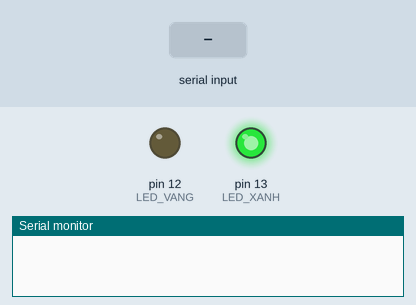
Recording of a sketch running on a simulated Arduino Uno, built with avr-gcc and run on an emulated ATmega328P. Parts: output pins drawn as LEDs (lit = HIGH), the last lines printed to the serial monitor. The test bench sets the inputs (shaded band).

Above: at 1.2 s.
1.3 s: "A\n" received over Serial
At 2.5 s:
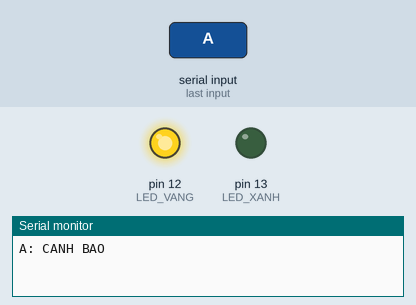
2.8 s: byte 69 ('E') received over Serial
At 3.9 s:
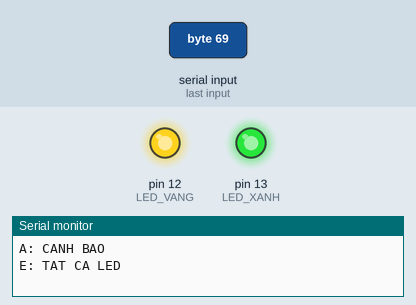
4.3 s: byte 66 ('B') received over Serial
At 5.0 s:
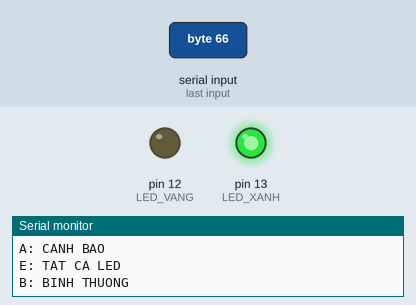
5.8 s: "a\n" received over Serial
At 6.2 s:
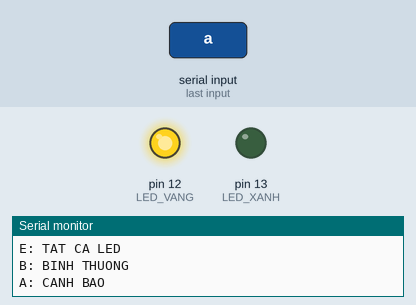
7.3 s: "B\n" received over Serial
At 8.5 s:
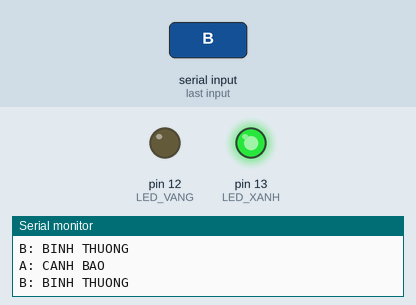
Timing chart, 0 to 9.8 s (numbered marks = the images above; inputs shaded):
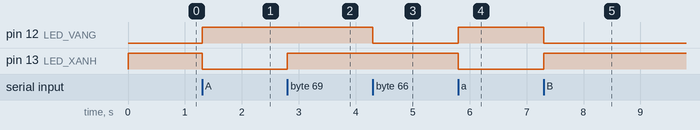

The sketch:

THBLE_HC05NHANLENH.ino
```cpp
const int LED_VANG = 12;
const int LED_XANH = 13;

void setup() {
  // Khai bao 2 chan LED la ngo ra
  pinMode(LED_VANG, OUTPUT);
  pinMode(LED_XANH, OUTPUT);

  // Ban dau tat ca LED
  digitalWrite(LED_VANG, LOW);
  digitalWrite(LED_XANH, HIGH);

  // Khoi dong UART ket noi voi HC2
  Serial.begin(9600);
}

void loop() {
  // Kiem tra co du lieu tu HC2 hay khong
  if (Serial.available() > 0) {
    char lenh = Serial.read();

    if (lenh == '\r' || lenh == '\n') {
      return;
    }
    if (lenh == 'A' || lenh == 'a') {
      digitalWrite(LED_VANG, HIGH);
      digitalWrite(LED_XANH, LOW);

      Serial.println("A: CANH BAO");
    }

    else if (lenh == 'B' || lenh == 'b') {
      digitalWrite(LED_VANG, LOW);
      digitalWrite(LED_XANH, HIGH);

      Serial.println("B: BINH THUONG");
    }

    else if (lenh == 'E' || lenh == 'e') {
      digitalWrite(LED_VANG, HIGH);
      digitalWrite(LED_XANH, HIGH);

      Serial.println("E: TAT CA LED");
    }
  }
}
```

Measured:
- after the input at 1.3 s, pin 12 (LED_VANG): LOW → HIGH at once; pin 13 (LED_XANH): HIGH → LOW at once
- after the input at 2.8 s, pin 13 (LED_XANH): LOW → HIGH at once
- after the input at 4.3 s, pin 12 (LED_VANG): HIGH → LOW at once
- after the input at 5.8 s, pin 12 (LED_VANG): LOW → HIGH at once; pin 13 (LED_XANH): HIGH → LOW at once
- after the input at 7.3 s, pin 12 (LED_VANG): HIGH → LOW at once; pin 13 (LED_XANH): LOW → HIGH at once
